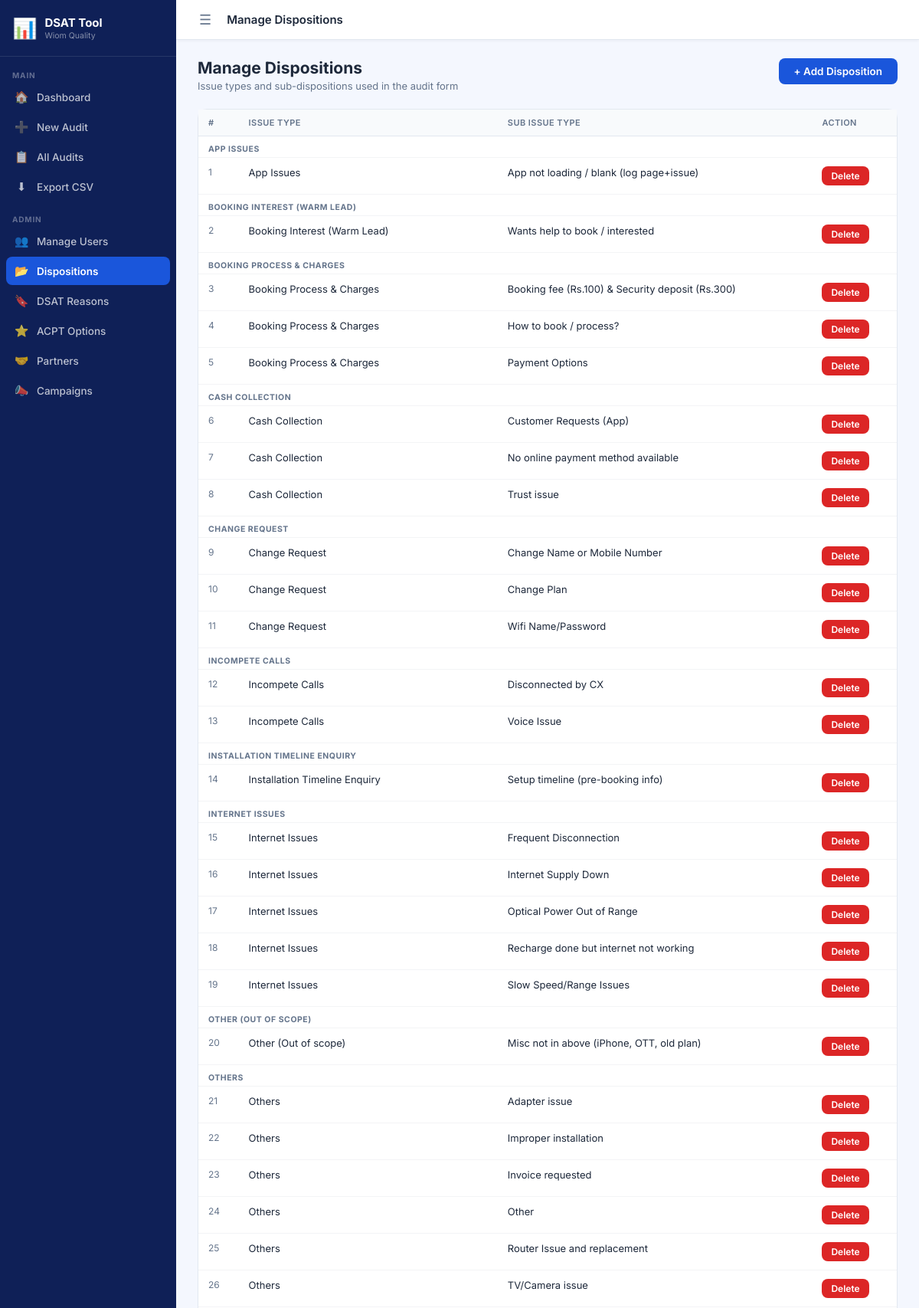
Screenshot of /admin/dispositions (signed in, upper part) with the database file from the repository.
### tables this page shows
CREATE TABLE dispositions (
            id INTEGER PRIMARY KEY AUTOINCREMENT,
            issue_type TEXT NOT NULL,
            sub_issue_type TEXT NOT NULL
        );

### app.py (the view)
@app.route('/admin/dispositions')
@admin_required
def admin_dispositions():
    conn = get_db()
    rows = conn.execute("SELECT * FROM dispositions ORDER BY issue_type, sub_issue_type").fetchall()
    conn.close()
    return render_template('admin_dispositions.html', dispositions=rows)

### app.py (called while the page is built)
def get_db():
    conn = sqlite3.connect(DB)
    conn.row_factory = sqlite3.Row
    return conn

def admin_required(f):
    @wraps(f)
    def decorated(*args, **kwargs):
        if 'user_id' not in session:
            return redirect(url_for('login'))
        if session.get('role') != 'admin':
            flash('Admin access required.', 'error')
            return redirect(url_for('dashboard'))
        return f(*args, **kwargs)
    return decorated

### templates/admin_dispositions.html (shortened to what this page needs)
{% extends "base.html" %}
{% block page_heading %}Manage Dispositions{% endblock %}
{% block content %}
<div class="page-header">
  <div>
    <div class="page-title">Manage Dispositions</div>
    <div class="page-subtitle">Issue types and sub-dispositions used in the audit form</div>
  </div>
  <button class="btn btn-primary" onclick="document.getElementById('addModal').classList.add('open')">+ Add Disposition</button>
</div>
<div class="card" style="padding:0;">
  <div class="table-wrap">
    <table>
      <thead>
        <tr><th>#</th><th>Issue Type</th><th>Sub Issue Type</th><th>Action</th></tr>
      </thead>
      <tbody>
        {% set ns = namespace(cur='') %}
        {% for d in dispositions %}
          {% if d.issue_type != ns.cur %}
            <tr><td colspan="4" class="reason-category">{{ d.issue_type }}</td></tr>
            {% set ns.cur = d.issue_type %}
          {% endif %}
          <tr>
            <td class="text-muted text-sm">{{ loop.index }}</td>
            <td>{{ d.issue_type }}</td>
            <td>{{ d.sub_issue_type }}</td>
            <td>
              <form method="POST" action="{{ url_for('admin_delete_disposition', did=d.id) }}"
                    onsubmit="return confirm('Delete this disposition?')">
                <button class="btn btn-danger btn-sm">Delete</button>
              </form>
            </td>
          </tr>
        {% endfor %}
      </tbody>
    </table>
  </div>
</div>
          {% set seen = [] %}
{% endblock %}

### static/style.css (style rules this page uses)
* { box-sizing: border-box; margin: 0; padding: 0; }
:root { --blue: #1a56db; --blue-dark: #1040b0; --blue-light: #ebf0ff; --blue-mid: #3b82f6; --sidebar-w: 230px; --sidebar-bg: #0f2057; --sidebar-hover: #1a3a80; --sidebar-active: #1a56db; --text: #1e293b; --text-muted: #64748b; --border: #e2e8f0; --bg: #f4f7fe; }
body { font-family: 'Inter', sans-serif; background: var(--bg); color: var(--text); min-height: 100vh; }
.btn { display: inline-flex; align-items: center; gap: 6px; padding: 9px 20px; border-radius: 8px; font-size: 13.5px; font-weight: 600; font-family: 'Inter', sans-serif; cursor: pointer; border: none; text-decoration: none; transition: all 0.15s; }
.btn-primary { background: var(--blue); color: #fff; }
.btn-danger { background: #dc2626; color: #fff; }
.btn-sm { padding: 5px 12px; font-size: 12px; }
.card { background: #fff; border-radius: 12px; border: 1px solid var(--border); padding: 22px; margin-bottom: 20px; }
.page-header { display: flex; justify-content: space-between; align-items: flex-start; margin-bottom: 22px; }
.page-title { font-size: 21px; font-weight: 700; color: var(--text); }
.page-subtitle { font-size: 13px; color: var(--text-muted); margin-top: 3px; }
.table-wrap { overflow-x: auto; }
table { width: 100%; border-collapse: collapse; font-size: 13px; }
thead th { background: #f8fafc; color: var(--text-muted); font-weight: 600; font-size: 11px; text-transform: uppercase; letter-spacing: 0.04em; padding: 10px 13px; text-align: left; border-bottom: 1px solid var(--border); white-space: nowrap; }
tbody td { padding: 11px 13px; border-bottom: 1px solid #f3f4f6; vertical-align: top; }
.text-muted { color: var(--text-muted); }
.text-sm { font-size: 12px; }
.reason-category { font-size: 10.5px; font-weight: 700; text-transform: uppercase; color: var(--text-muted); letter-spacing: 0.05em; padding: 10px 13px 4px; }

### rows the page displays
dispositions: issue_type "APP ISSUES", issue_type "App Issues", sub_issue_type "App not loading / blank (log page+issue)"
dispositions: issue_type "BOOKING INTEREST (WARM LEAD)", issue_type "Booking Interest (Warm Lead)", sub_issue_type "Wants help to book / interested"
dispositions: issue_type "BOOKING PROCESS & CHARGES", issue_type "Booking Process & Charges", sub_issue_type "Booking fee (Rs.100) & Security deposit (Rs.300)"
dispositions: issue_type "Booking Process & Charges", sub_issue_type "How to book / process?"
dispositions: issue_type "Booking Process & Charges", sub_issue_type "Payment Options"
dispositions: issue_type "CASH COLLECTION", issue_type "Cash Collection", sub_issue_type "Customer Requests (App)"
dispositions: issue_type "Cash Collection", sub_issue_type "No online payment method available"
dispositions: issue_type "Cash Collection", sub_issue_type "Trust issue"
dispositions: issue_type "CHANGE REQUEST", issue_type "Change Request", sub_issue_type "Change Name or Mobile Number"
dispositions: issue_type "Change Request", sub_issue_type "Change Plan"
dispositions: issue_type "Change Request", sub_issue_type "Wifi Name/Password"
dispositions: issue_type "INCOMPETE CALLS", issue_type "Incompete Calls", sub_issue_type "Disconnected by CX"
dispositions: issue_type "Incompete Calls", sub_issue_type "Voice Issue"
dispositions: issue_type "INSTALLATION TIMELINE ENQUIRY", issue_type "Installation Timeline Enquiry", sub_issue_type "Setup timeline (pre-booking info)"
dispositions: issue_type "INTERNET ISSUES", issue_type "Internet Issues", sub_issue_type "Frequent Disconnection"
dispositions: issue_type "Internet Issues", sub_issue_type "Internet Supply Down"
dispositions: issue_type "Internet Issues", sub_issue_type "Optical Power Out of Range"
dispositions: issue_type "Internet Issues", sub_issue_type "Recharge done but internet not working"
dispositions: issue_type "Internet Issues", sub_issue_type "Slow Speed/Range Issues"
dispositions: issue_type "OTHER (OUT OF SCOPE)", issue_type "Other (Out of scope)", sub_issue_type "Misc not in above (iPhone, OTT, old plan)"
dispositions: issue_type "OTHERS", issue_type "Others", sub_issue_type "Adapter issue"
dispositions: issue_type "Others", sub_issue_type "Improper installation"
dispositions: issue_type "Others", sub_issue_type "Invoice requested"
dispositions: issue_type "Others", sub_issue_type "Other"
dispositions: issue_type "Others", sub_issue_type "Router Issue and replacement"
dispositions: issue_type "Others", sub_issue_type "TV/Camera issue"
